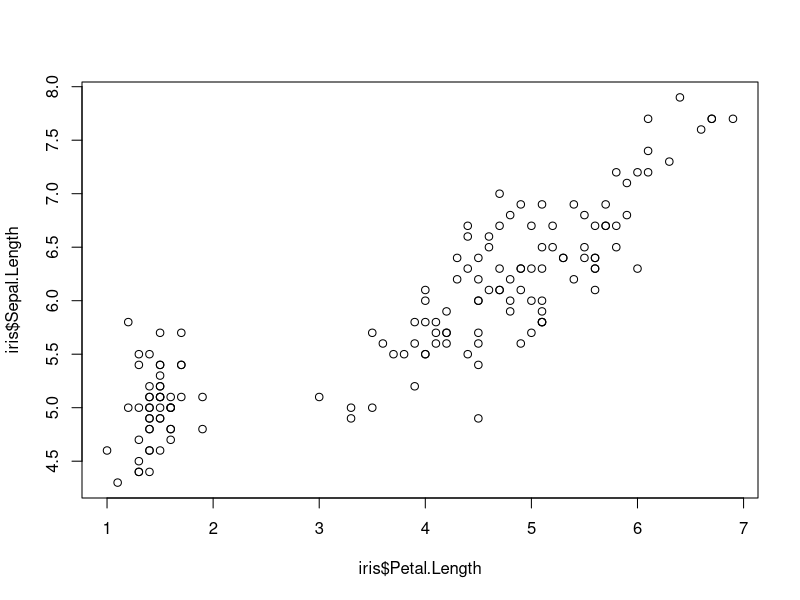
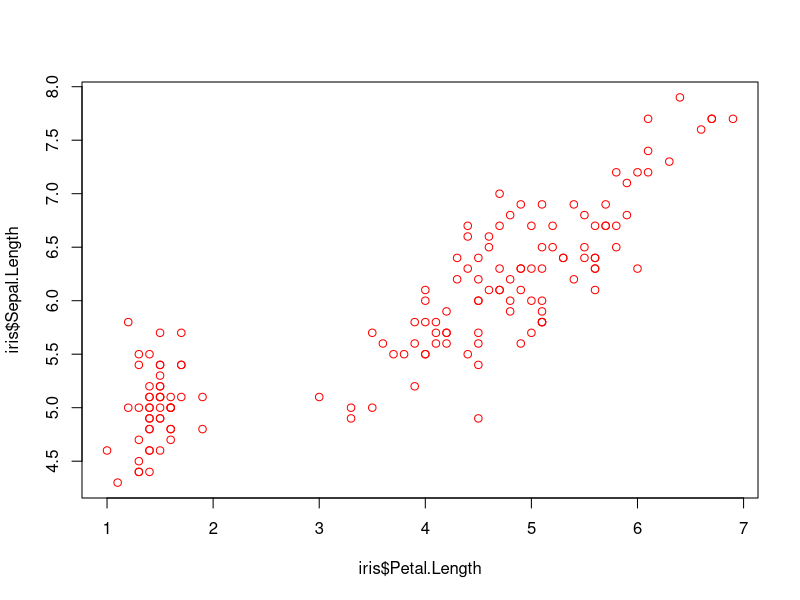
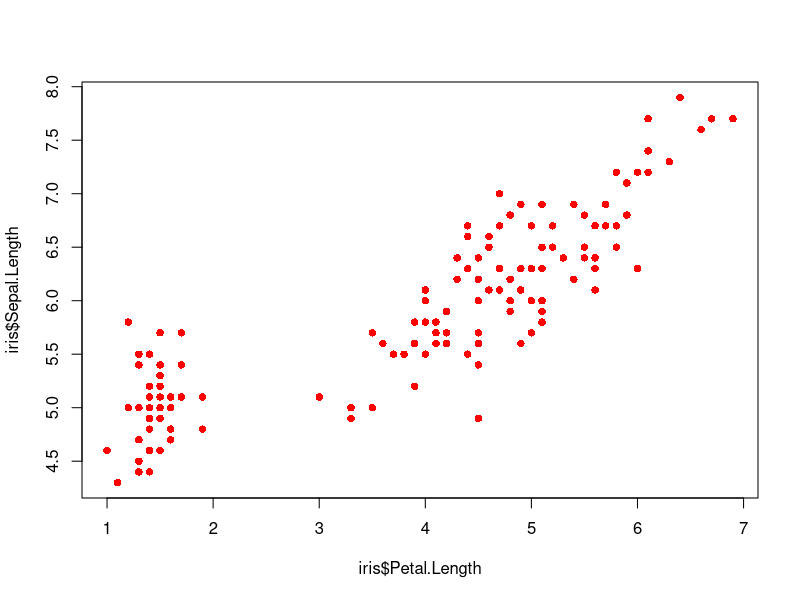
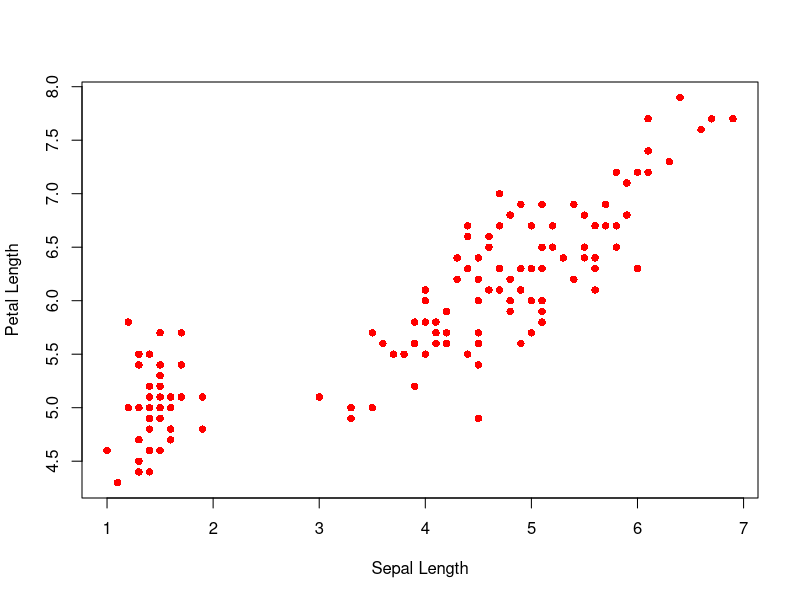

These charts were generated, in order, by the following R code:
library(ggplot2)
##View(iris)

## ScatterPlot
##using Bivariate analysis

plot(iris$Sepal.Length ~iris$Petal.Length)
## adding some color to the scatterplot graph

plot(iris$Sepal.Length ~iris$Petal.Length, col="Red")

## Adding some shapes to the graph

plot(iris$Sepal.Length ~iris$Petal.Length, col="Red",pch=16)

##Making plot more descriptitive by adding lables

plot(iris$Sepal.Length ~iris$Petal.Length, col="Red",pch=16,
     xlab="Sepal Length", ylab="Petal Length")
 